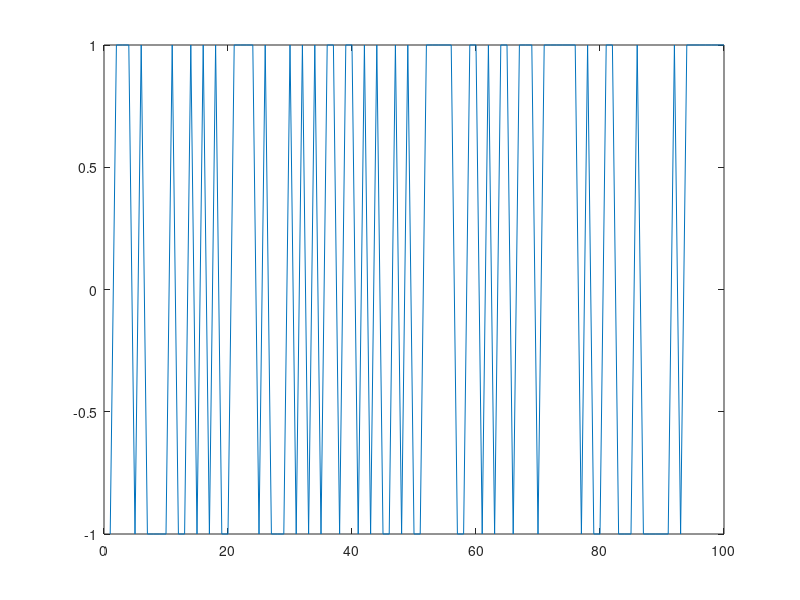

Write the MATLAB code that produced this figure. (Note: this script raises an error after producing the figure.)
clc; close all; clear all;
%%%%%%%%%%%%%%%%%% Sequence 1
% Constantes
V = 1;
nbit = 100;
Fe = 24000;
Te = 1/Fe;
Rb = 3000;
Tb = 1/Rb;
Ns = Fe/Rb;
Ts = Ns*Te;
% Génération de bits
Tableau = randi([0,1],nbit,1);

%% Modulateur 1

% Génération d'impulsions
Bits1 = (Tableau-0.5)*2;
Signal1 = [Bits1' ; zeros(nbit,Ns-1)'];
Signal1 = Signal1(:);

plot(Bits1);
label("Modulateur 1");

% Filtre de mise en forme
h = ones(Ns,1);
signal_filtre1 = filter(h,1,Signal1);

% Représentation graphique temporelle

Lt = 0:Te:(nbit*Ns-1)*Te;
plot(Lt,signal_filtre1);
xlabel("temps (s)");
ylabel("Amplitude (V)");

% Dsp et Dsp théorique
Dsp1 = fftshift(abs(fft(signal_filtre1)));
F = linspace(-Fe/2,Fe/2,Ns*nbit);
Dspth1 = Ts*(sinc(F*Ts).^2);
figure,semilogy(F,Dsp1,'b',F,Dspth1,'r');
legend('Dsp','Dsp Théorique');
xlabel("Fréquence (Hz)");
ylabel("Amplitude (V)");



%% Modulateur 2

% Génération d'impulsions
Bits2 = [];
for i=1:2:nbit
    if Tableau(i) == 0
        if Tableau(i+1) == 0
            Bits2((i+1)/2) = -3*V;
        else
            Bits2((i+1)/2) = -V;
        end
    else
        if Tableau(i+1) == 0
            Bits2((i+1)/2) = 3*V;
        else
            Bits2((i+1)/2) = V;
        end
    end
end
Signal2 = [Bits2 ; zeros(nbit/2,2*Ns-1)'];
Signal2 = Signal2(:);

% Filtre de mise en forme
h = ones(2*Ns,1);
signal_filtre2 = filter(h,1,Signal2)

% Représentation graphique temporelle

Lt = 0:Te:(nbit*Ns-1)*Te;
figure,plot(Lt,signal_filtre2);
xlabel("temps (s)");
ylabel("Amplitude (V)");

% Dsp et Dsp théorique
Dsp2 = fftshift(abs(fft(signal_filtre2)));
F = linspace(-Fe/2,Fe/2,Ns*nbit);
Dspth2 = 2*Dspth1
figure,semilogy(F,Dsp2,'b',F,Dspth2,'r');
legend('Dsp','Dsp Théorique');
xlabel("Fréquence (Hz)");
ylabel("Amplitude (V)");

%% Modulateur 3

% Génération d'impulsions
Signal3 = Signal1;

% Filtre de mise en forme
hcos = rcosdesign(0.5, 20, Ns);
signal_filtre3 = filter(hcos,1,Signal3);

% Représentation graphique temporelle

Lt = 0:Te:(nbit*Ns-1)*Te;
figure,plot(Lt,signal_filtre3);
xlabel("temps (s)");
ylabel("Amplitude (V)");

% Dsp et Dsp théorique
Dsp3 = fftshift(abs(fft(signal_filtre3)));
F = linspace(-Fe/2,Fe/2,Ns*nbit);
Dspth3 = 0.25.*((abs(F)<=(1/(4*Ts))) + ((abs(F)<=(3/(4*Ts)) & abs(F)>=(1/(4*Ts)))).*((1+cos(pi*Ts*2*(abs(F)-(1/(4*Ts)))))/2));
%Dspth3 = zeros(Ns*nbit,1);
figure,semilogy(F,Dsp3,'b',F,Dspth3,'r');
legend('Dsp','Dsp Théorique');
xlabel("Fréquence (Hz)");
ylabel("Amplitude (V)");

%% Question 3
figure,semilogy(F,Dsp1,'k',F,Dsp2,'r',F,Dsp3,'b');
legend('Dsp Modulateur 1','Dsp Modulateur 2','Dsp Modulateur 3');
ylim([1,5*10^3]);
xlabel("Fréquence (Hz)");
ylabel("Amplitude (V)");








